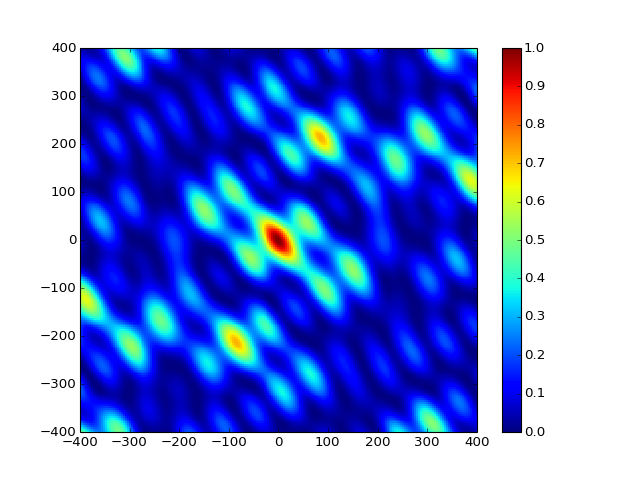

Generate this figure with Python:
#!/usr/bin/env python

import matplotlib.pyplot as plt
import numpy as np
from obspy.signal.array_analysis import array_transff_wavenumber

coords = np.array([[2.3202, -76.3866, 4289.], [2.3248, -76.3938, 4294.], [2.3171, -76.4166, 4049.],
                   [2.3010,-76.4141 , 4507], [2.3108, -76.4099, 4075],[2.3771,-76.3527,3518],[2.2873,-76.3756,4445]])

#coords /= 111.2

klim = 400.
kxmin = -klim
kxmax = klim
kymin = -klim
kymax = klim
kstep = klim / 100.

transff = array_transff_wavenumber(coords, klim, kstep, coordsys='xy')

fig = plt.figure(1)
plt.pcolor(np.arange(kxmin, kxmax + kstep * 1.1, kstep) - kstep / 2.,
           np.arange(kymin, kymax + kstep * 1.1, kstep) - kstep / 2.,
           transff.T)

plt.colorbar()
plt.clim(vmin=0., vmax=1.)
plt.xlim(kxmin, kxmax)
plt.ylim(kymin, kymax)
plt.show()
fig.savefig('ARF.png', dpi=80)